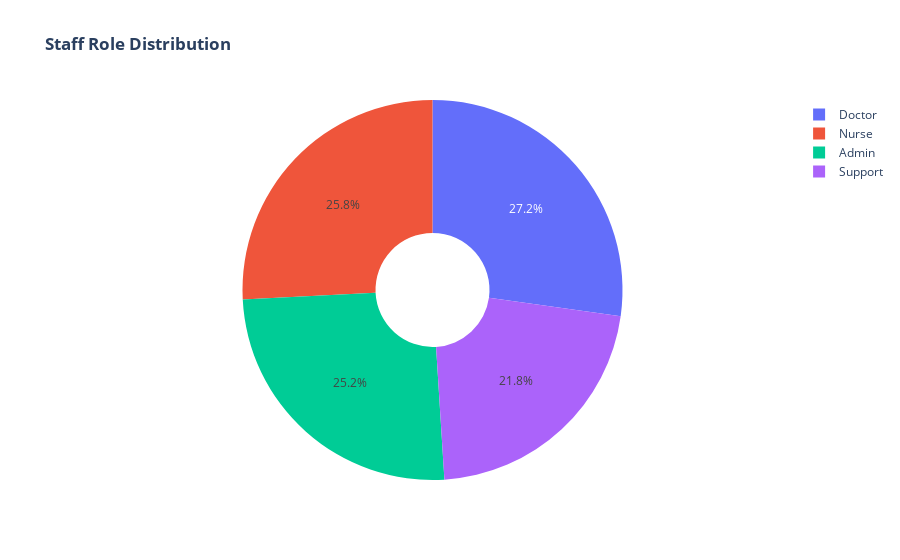

Notebook code cell kept with this figure:
### Code cell
labels = data['Staff_Role'].unique()
values = data['Staff_Role'].value_counts()
fig = go.Figure(data=[go.Pie(labels=labels, values=values, hole=.3)])
fig.update_layout(title_text="<b>Staff Role Distribution</b>")
fig.show()

### Figure 1 — Plotly figure (JSON) as saved in the notebook; plotly's stock layout.template omitted (floating-point values rounded to 4 significant figures)
{"data": [{"hole": 0.3, "labels": ["Doctor", "Nurse", "Admin", "Support"], "type": "pie", "values": [272, 258, 252, 218]}], "layout": {"title": {"text": "<b>Staff Role Distribution</b>"}}}
